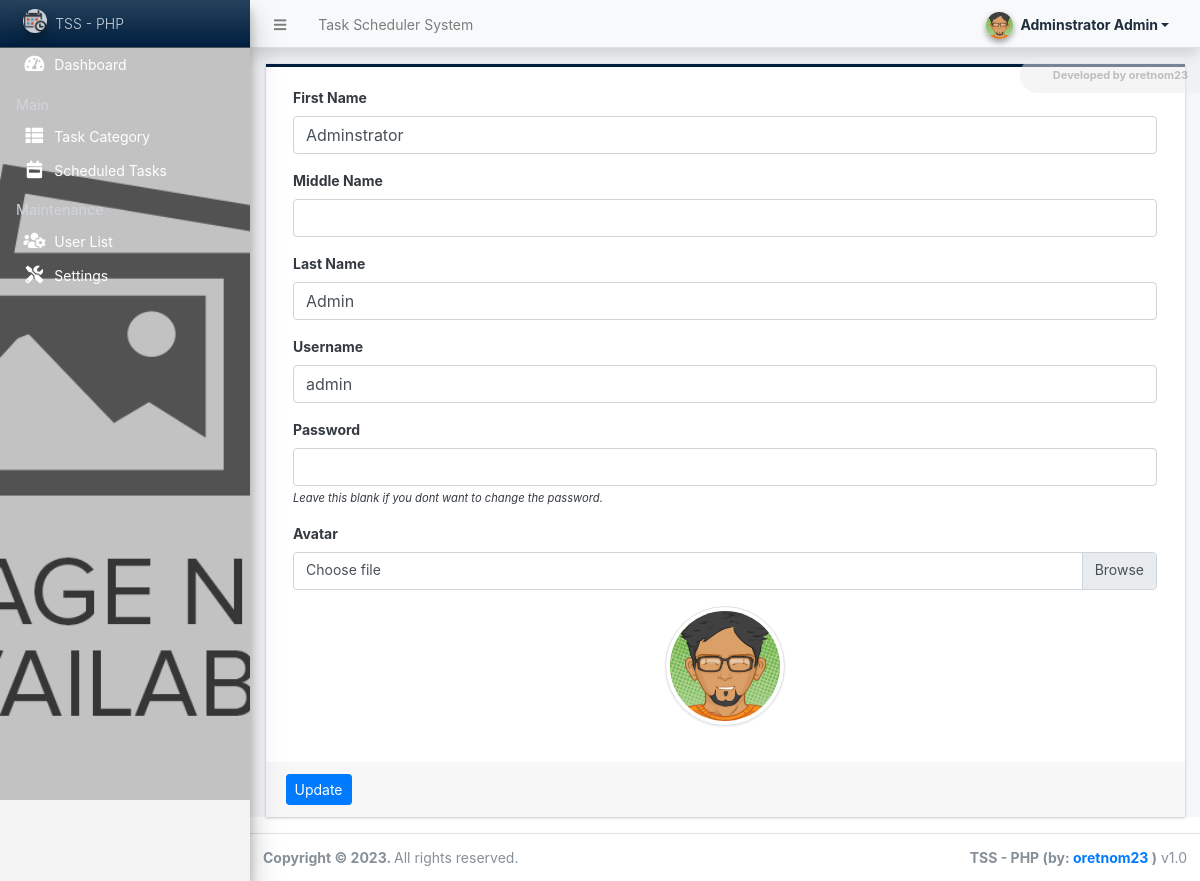
The app's page /admin/?page=user (signed in) with its own data.
### tables this page shows
CREATE TABLE `users` (
  `id` int(50) NOT NULL,
  `firstname` varchar(250) NOT NULL,
  `middlename` text DEFAULT NULL,
  `lastname` varchar(250) NOT NULL,
  `username` text NOT NULL,
  `password` text NOT NULL,
  `avatar` text DEFAULT NULL,
  `last_login` datetime DEFAULT NULL,
  `type` tinyint(1) NOT NULL DEFAULT 0,
  `date_added` datetime NOT NULL DEFAULT current_timestamp(),
  `date_updated` datetime DEFAULT current_timestamp() ON UPDATE current_timestamp()
);

### classes/DBConnection.php (called while the page is built, shortened)
<?php
class DBConnection{
    private $host = DB_SERVER;
    private $username = DB_USERNAME;
    private $password = DB_PASSWORD;
    private $database = DB_NAME;
    public $conn;
    public function __construct(){
        if (!isset($this->conn)) {
            $this->conn = new mysqli($this->host, $this->username, $this->password, $this->database);
        }
    }
}
?>

### classes/SystemSettings.php (called while the page is built, shortened)
<?php
class SystemSettings extends DBConnection{
	function userdata($field = ''){
		if(!empty($field)){
			if(isset($_SESSION['userdata'][$field]))
				return $_SESSION['userdata'][$field];
			else
				return null;
		}else{
			return false;
		}
	}
}
$_settings = new SystemSettings();
?>

### config.php (called while the page is built, shortened)
<?php
require_once('classes/DBConnection.php');
require_once('classes/SystemSettings.php');
function validate_image($file){
	if(!empty($file)){
        $ex = explode("?",$file);
        $file = $ex[0];
        $ts = isset($ex[1]) ? "?".$ex[1] : '';
		if(is_file(base_app.$file)){
			return base_url.$file.$ts;
		}else{
			return base_url.'dist/img/no-image-available.png';
		}
	}else{
		return base_url.'dist/img/no-image-available.png';
	}
}
?>

### admin/user/index.php (the view, shortened to what this page needs)
<?php
$user = $conn->query("SELECT * FROM users where id ='".$_settings->userdata('id')."'");
foreach($user->fetch_array() as $k =>$v){
	$meta[$k] = $v;
}
?>
<div class="card card-outline rounded-0 card-navy">
	<div class="card-body">
		<div class="container-fluid">
			<form action="" id="manage-user">
				<div class="form-group">
					<label for="name">First Name</label>
					<input type="text" name="firstname" id="firstname" class="form-control" value="<?php echo isset($meta['firstname']) ? $meta['firstname']: '' ?>" required>
				</div>
				<div class="form-group">
					<label for="name">Middle Name</label>
					<input type="text" name="middlename" id="middlename" class="form-control" value="<?php echo isset($meta['middlename']) ? $meta['middlename']: '' ?>">
				</div>
				<div class="form-group">
					<label for="name">Last Name</label>
					<input type="text" name="lastname" id="lastname" class="form-control" value="<?php echo isset($meta['lastname']) ? $meta['lastname']: '' ?>" required>
				</div>
				<div class="form-group">
					<label for="username">Username</label>
					<input type="text" name="username" id="username" class="form-control" value="<?php echo isset($meta['username']) ? $meta['username']: '' ?>" required  autocomplete="off">
				</div>
				<div class="form-group">
					<label for="password">Password</label>
					<input type="password" name="password" id="password" class="form-control" value="" autocomplete="off">
					<small><i>Leave this blank if you dont want to change the password.</i></small>
				</div>
				<div class="form-group">
					<label for="" class="control-label">Avatar</label>
					<div class="custom-file">
		              <label class="custom-file-label" for="customFile">Choose file</label>
		            </div>
				</div>
				<div class="form-group d-flex justify-content-center">
					<img src="<?php echo validate_image(isset($meta['avatar']) ? $meta['avatar'] :'') ?>" alt="" id="cimg" class="img-fluid img-thumbnail">
				</div>
			</form>
		</div>
	</div>
	<div class="card-footer">
			<div class="col-md-12">
				<div class="row">
					<button class="btn btn-sm btn-primary" form="manage-user">Update</button>
				</div>
			</div>
		</div>
</div>

### admin/user/index.php (style rules this page uses)
img#cimg { height: 15vh; width: 15vh; object-fit: cover; border-radius: 100% 100%; }

### records on screen
users: firstname "Adminstrator", lastname "Admin", username "admin", avatar (picture)

### other values on screen
$_settings->info('name') "Task Scheduler System"
$_settings->userdata('firstname').' '.$_settings->userdata('lastname') "Adminstrator Admin"
$_settings->info('short_name') "TSS - PHP"
